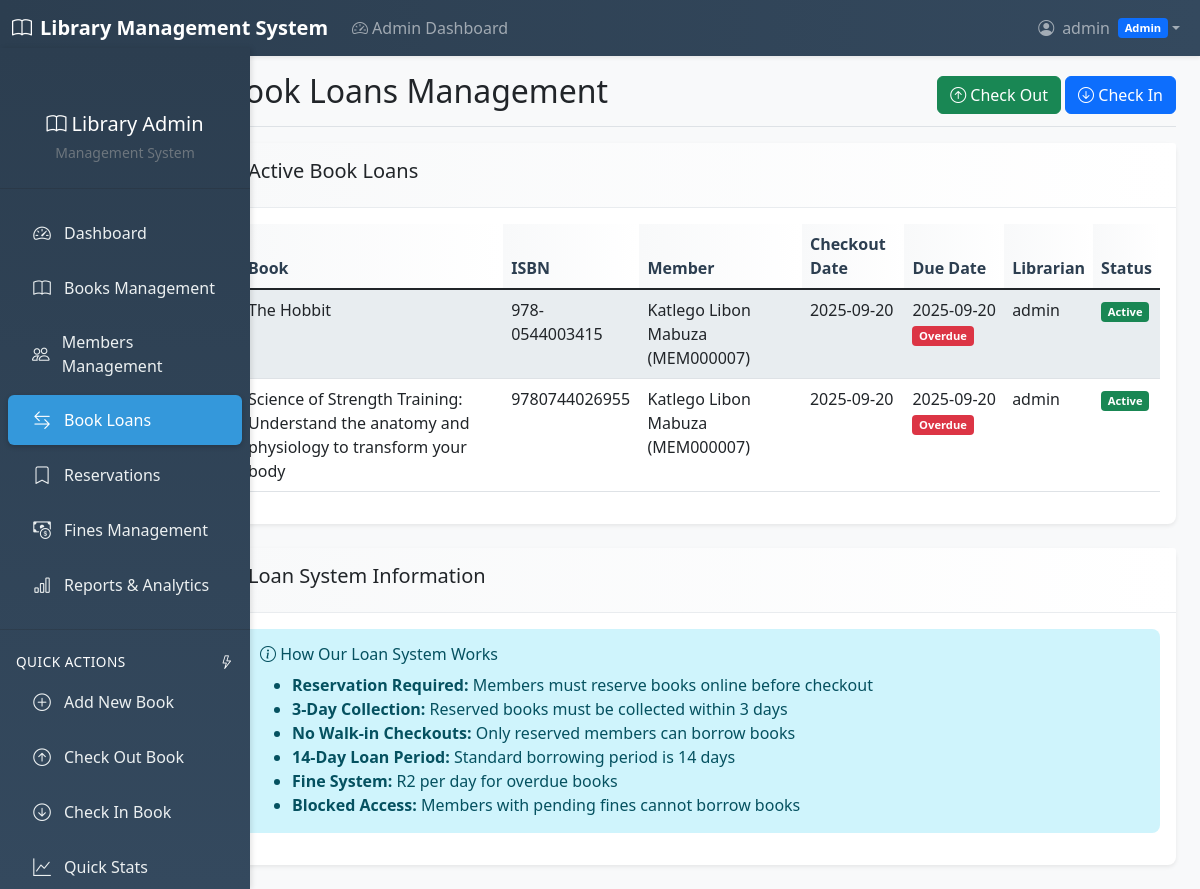
The app's page /admin/loans.php (signed in) with its own data.
### tables this page shows
CREATE TABLE `book_loans` (
  `id` int(11) NOT NULL,
  `book_id` int(11) NOT NULL,
  `member_id` int(11) NOT NULL,
  `librarian_id` int(11) DEFAULT NULL,
  `checkout_date` date NOT NULL,
  `due_date` date NOT NULL,
  `return_date` date DEFAULT NULL,
  `status` enum('active','returned','overdue') DEFAULT 'active',
  `created_at` timestamp NOT NULL DEFAULT current_timestamp()
);

CREATE TABLE `books` (
  `id` int(11) NOT NULL,
  `isbn` varchar(20) NOT NULL,
  `title` varchar(255) NOT NULL,
  `author` varchar(255) NOT NULL,
  `genre` varchar(100) DEFAULT NULL,
  `publisher` varchar(255) DEFAULT NULL,
  `publication_date` date DEFAULT NULL,
  `edition` varchar(50) DEFAULT NULL,
  `description` text DEFAULT NULL,
  `total_copies` int(11) DEFAULT 1,
  `available_copies` int(11) DEFAULT 1,
  `status` enum('available','unavailable') DEFAULT 'available',
  `created_at` timestamp NOT NULL DEFAULT current_timestamp()
);

CREATE TABLE `members` (
  `id` int(11) NOT NULL,
  `user_id` int(11) DEFAULT NULL,
  `membership_id` varchar(20) NOT NULL,
  `first_name` varchar(50) NOT NULL,
  `last_name` varchar(50) NOT NULL,
  `phone` varchar(20) DEFAULT NULL,
  `address` text DEFAULT NULL,
  `date_of_birth` date DEFAULT NULL,
  `status` enum('active','suspended') DEFAULT 'active'
);

CREATE TABLE `users` (
  `id` int(11) NOT NULL,
  `username` varchar(50) NOT NULL,
  `password` varchar(255) NOT NULL,
  `email` varchar(100) NOT NULL,
  `role` enum('admin','librarian','member') DEFAULT 'member',
  `created_at` timestamp NOT NULL DEFAULT current_timestamp()
);

### admin/loans.php (the view, shortened to what this page needs)
<?php
$database = new Database();
$db = $database->getConnection();
$active_loans_query = "SELECT bl.*, b.title, b.isbn, m.first_name, m.last_name, m.membership_id,
                      u.username as librarian_name
                      FROM book_loans bl
                      JOIN books b ON bl.book_id = b.id
                      JOIN members m ON bl.member_id = m.id
                      JOIN users u ON bl.librarian_id = u.id
                      WHERE bl.status = 'active'
                      ORDER BY bl.due_date";
$active_loans_stmt = $db->query($active_loans_query);
$active_loans = $active_loans_stmt->fetchAll(PDO::FETCH_ASSOC);
?>
<!DOCTYPE html>
<html lang="en">
<head>
    <link href="https://cdn.jsdelivr.net/npm/bootstrap@5.1.3/dist/css/bootstrap.min.css" rel="stylesheet">
    <link href="https://cdn.jsdelivr.net/npm/bootstrap-icons@1.7.2/font/bootstrap-icons.css" rel="stylesheet">
    <link href="../css/style.css" rel="stylesheet">
</head>
<body>
    <?php include '../includes/navbar.php'; ?>
    <div class="container-fluid">
        <div class="row">
            <?php include '../includes/sidebar.php'; ?>
            <main class="col-md-9 ms-sm-auto col-lg-10 px-md-4">
                <div class="d-flex justify-content-between flex-wrap flex-md-nowrap align-items-center pt-3 pb-2 mb-3 border-bottom">
                    <h1 class="h2">Book Loans Management</h1>
                    <div>
                        <button class="btn btn-success" data-bs-toggle="modal" data-bs-target="#checkoutModal">
                            <i class="bi bi-arrow-up-circle"></i> Check Out
                        </button>
                        <button class="btn btn-primary" data-bs-toggle="modal" data-bs-target="#checkinModal">
                            <i class="bi bi-arrow-down-circle"></i> Check In
                        </button>
                    </div>
                </div>
                <div class="card">
                    <div class="card-header">
                        <h5 class="card-title">Active Book Loans</h5>
                    </div>
                    <div class="card-body">
                        <?php if (count($active_loans) > 0): ?>
                            <div class="table-responsive">
                                <table class="table table-striped">
                                    <thead>
                                        <tr>
                                            <th>Book</th>
                                            <th>ISBN</th>
                                            <th>Member</th>
                                            <th>Checkout Date</th>
                                            <th>Due Date</th>
                                            <th>Librarian</th>
                                            <th>Status</th>
                                        </tr>
                                    </thead>
                                    <tbody>
                                        <?php foreach ($active_loans as $loan): ?>
                                            <tr>
                                                <td><?php echo $loan['title']; ?></td>
                                                <td><?php echo $loan['isbn']; ?></td>
                                                <td><?php echo $loan['first_name'] . ' ' . $loan['last_name']; ?> (<?php echo $loan['membership_id']; ?>)</td>
                                                <td><?php echo $loan['checkout_date']; ?></td>
                                                <td>
                                                    <?php
                                                    echo $loan['due_date'];
                                                    if (strtotime($loan['due_date']) < time()) {
                                                        echo ' <span class="badge bg-danger">Overdue</span>';
                                                    }
                                                    ?>
                                                </td>
                                                <td><?php echo $loan['librarian_name']; ?></td>
                                                <td><span class="badge bg-success">Active</span></td>
                                            </tr>
                                        <?php endforeach; ?>
                                    </tbody>
                                </table>
                            </div>
                        <?php endif; ?>
                    </div>
                </div>
                <div class="card mt-4">
                    <div class="card-header">
                        <h5 class="card-title">Loan System Information</h5>
                    </div>
                    <div class="card-body">
                        <div class="alert alert-info">
                            <h6><i class="bi bi-info-circle"></i> How Our Loan System Works</h6>
                            <ul class="mb-0">
                                <li><strong>Reservation Required:</strong> Members must reserve books online before checkout</li>
                                <li><strong>3-Day Collection:</strong> Reserved books must be collected within 3 days</li>
                                <li><strong>No Walk-in Checkouts:</strong> Only reserved members can borrow books</li>
                                <li><strong>14-Day Loan Period:</strong> Standard borrowing period is 14 days</li>
                                <li><strong>Fine System:</strong> R2 per day for overdue books</li>
                                <li><strong>Blocked Access:</strong> Members with pending fines cannot borrow books</li>
                            </ul>
                        </div>
                    </div>
                </div>
            </main>
        </div>
    </div>
</body>
</html>

### css/style.css (style rules this page uses)
body { font-family: "Segoe UI", Tahoma, Geneva, Verdana, sans-serif; background-color: #f8f9fa; }
.card { border: none; border-radius: 0.5rem; box-shadow: 0 0.125rem 0.25rem rgba(0, 0, 0, 0.075); margin-bottom: 1.5rem; transition: transform 0.2s ease, box-shadow 0.2s ease; }
.card-header { background: linear-gradient(90deg, #f8f9fa 0%, #ffffff 100%); border-bottom: 1px solid #e9ecef; font-weight: 600; padding: 1rem 1.5rem; }
.table th { background: linear-gradient(90deg, #f8f9fa 0%, #ffffff 100%); border-top: none; font-weight: 600; color: #2c3e50; }
.table-striped tbody tr:nth-of-type(odd) { background-color: rgba(52, 152, 219, 0.05); }
.btn { border-radius: 0.375rem; font-weight: 500; transition: all 0.2s ease; }
.badge { font-size: 0.75em; padding: 0.4em 0.6em; border-radius: 0.25rem; }
.alert { border: none; border-radius: 0.5rem; border-left: 4px solid; }
.alert-info { border-left-color: #17a2b8; }
.badge { font-size: 0.7em; }
.card { transition: transform 0.2s; }

### records on screen
book_loans: book.title "The Hobbit", book.isbn "978-0544003415", member.first_name "Katlego Libon", member.last_name "Mabuza", member.membership_id "MEM000007", checkout_date "2025-09-20", due_date "2025-09-20", shows "Overdue", librarian.username "admin"
book_loans: book.title "Science of Strength Training: Understand the anatomy and physiology to transform your body", book.isbn "9780744026955", member.first_name "Katlego Libon", member.last_name "Mabuza", member.membership_id "MEM000007", checkout_date "2025-09-20", due_date "2025-09-20", shows "Overdue", librarian.username "admin"

### other values on screen
$_SESSION['username'] "admin"
$_SESSION['role'] "Admin"
